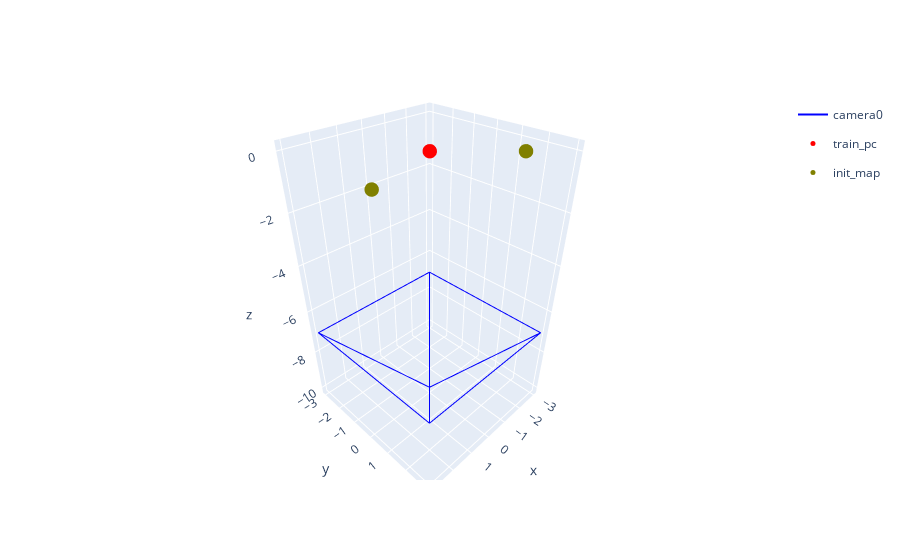

The cell this chart's notebook holds for it:
### Code cell
"""
global scale, single frame, single point
"""

# pos, rgba
train_pc = create_pc(np.array([
    [0,0,0, 1,0,0,1],
]))
init_map = create_pc(np.array([
    [3,1,0, 0.5,0.5,0,1],
    [-2,2,0, 0.5,0.5,0,1],
]))

c2w = SE3.Tz(-10) #SE3.Rx(-0.5)
camera_data = create_camera(256, 256, 355, 355, c2w)
camera = to_viewpoint_camera(camera_data)
map_model = RKHSModelGlobalScale(sh_degree=4, debug=False, trainable=True)
map_model.create_from_pcd(init_map, initial_scaling=0.5)
input_model = RKHSModelGlobalScale(sh_degree=4, debug=False, trainable=False)
renderer = RKHSRendererGlobalScale(white_bkgd=True)
input_model.create_from_pcd(train_pc, initial_scaling=0.5)
input_frame = renderer(
    camera,
    input_model.get_xyz,
    input_model.get_opacity,
    input_model.get_scaling,
    input_model.get_features
)

fig = go.Figure()
plot_camera(fig, c2w.R, c2w.t, 3, 'camera0', True)
plot_pc(fig, train_pc, 'train_pc')
plot_pc(fig, init_map, 'init_map')
fig.show()

### Figure 1 — Plotly figure (JSON) as saved in the notebook; plotly's stock layout.template omitted (floating-point values rounded to 4 significant figures)
{"data": [{"hoverinfo": "text", "legendgroup": "camera0", "line": {"color": "blue", "width": 2}, "mode": "lines", "name": "camera0", "showlegend": true, "text": "camera0", "type": "scatter3d", "x": [3, -3, -3, 3, 3], "y": [3, 3, -3, -3, 3], "z": [-7, -7, -7, -7, -7]}, {"hoverinfo": "text", "legendgroup": "camera0", "line": {"color": "blue", "width": 2}, "mode": "lines", "name": "", "showlegend": false, "text": "camera0", "type": "scatter3d", "x": [3, 0], "y": [3, 0], "z": [-7, -10]}, {"hoverinfo": "text", "legendgroup": "camera0", "line": {"color": "blue", "width": 2}, "mode": "lines", "name": "", "showlegend": false, "text": "camera0", "type": "scatter3d", "x": [-3, 0], "y": [3, 0], "z": [-7, -10]}, {"hoverinfo": "text", "legendgroup": "camera0", "line": {"color": "blue", "width": 2}, "mode": "lines", "name": "", "showlegend": false, "text": "camera0", "type": "scatter3d", "x": [-3, 0], "y": [-3, 0], "z": [-7, -10]}, {"hoverinfo": "text", "legendgroup": "camera0", "line": {"color": "blue", "width": 2}, "mode": "lines", "name": "", "showlegend": false, "text": "camera0", "type": "scatter3d", "x": [3, 0], "y": [-3, 0], "z": [-7, -10]}, {"hoverinfo": "text", "marker": {"color": ["rgba(255.0,0.0,0.0,255.0)"], "size": 5}, "mode": "markers", "name": "train_pc", "text": ["(0,0,0)"], "type": "scatter3d", "x": [0], "y": [0], "z": [0]}, {"hoverinfo": "text", "marker": {"color": ["rgba(128.0,128.0,0.0,255.0)", "rgba(128.0,128.0,0.0,255.0)"], "size": 5}, "mode": "markers", "name": "init_map", "text": ["(3.0,1.0,0.0)", "(-2.0,2.0,0.0)"], "type": "scatter3d", "x": [3, -2], "y": [1, 2], "z": [0, 0]}], "layout": {}}
